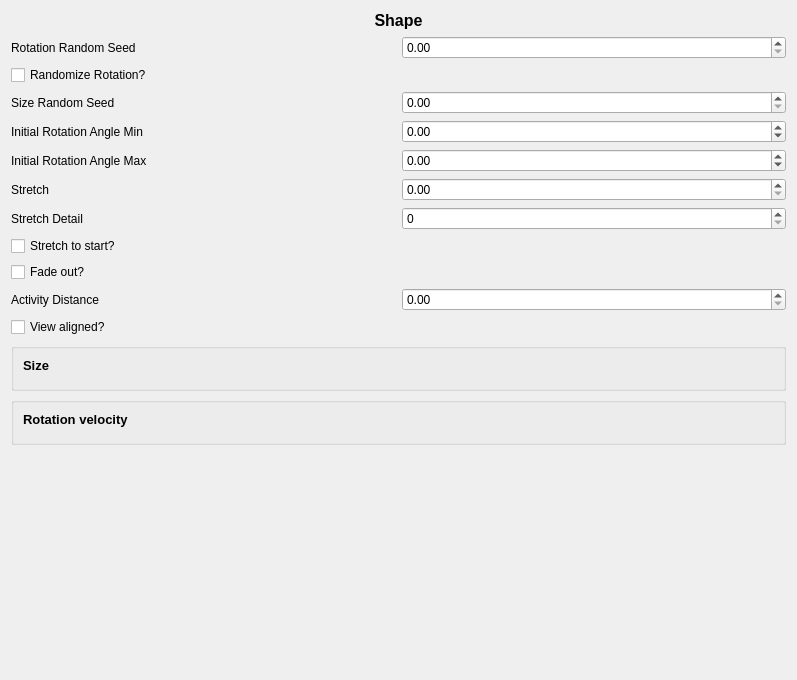
             <widget class="QWidget" name="scrollAreaWidgetContents_5">
              <property name="geometry">
               <rect>
                <x>0</x>
                <y>0</y>
                <width>797</width>
                <height>680</height>
               </rect>
              </property>
              <layout class="QGridLayout" name="gridLayout_24">
               <item row="12" column="0" colspan="2">
                <widget class="QGroupBox" name="groupBox_12">
                 <property name="title">
                  <string/>
                 </property>
                 <layout class="QGridLayout" name="gridLayout_17">
                  <item row="1" column="0">
                   <widget class="Particles::ParticleEnvelopeWidget" name="sizeFrame">
                    <property name="frameShape">
                     <enum>QFrame::NoFrame</enum>
                    </property>
                    <property name="frameShadow">
                     <enum>QFrame::Raised</enum>
                    </property>
                   </widget>
                  </item>
                  <item row="0" column="0">
                   <widget class="QLabel" name="label_34">
                    <property name="font">
                     <font>
                      <pointsize>10</pointsize>
                      <weight>75</weight>
                      <bold>true</bold>
                     </font>
                    </property>
                    <property name="text">
                     <string>Size</string>
                    </property>
                   </widget>
                  </item>
                 </layout>
                </widget>
               </item>
               <item row="13" column="0" colspan="2">
                <widget class="QGroupBox" name="groupBox_13">
                 <property name="title">
                  <string/>
                 </property>
                 <layout class="QGridLayout" name="gridLayout_18">
                  <item row="1" column="0">
                   <widget class="Particles::ParticleEnvelopeWidget" name="rotationVelocityFrame">
                    <property name="frameShape">
                     <enum>QFrame::NoFrame</enum>
                    </property>
                    <property name="frameShadow">
                     <enum>QFrame::Raised</enum>
                    </property>
                   </widget>
                  </item>
                  <item row="0" column="0">
                   <widget class="QLabel" name="label_35">
                    <property name="font">
                     <font>
                      <pointsize>10</pointsize>
                      <weight>75</weight>
                      <bold>true</bold>
                     </font>
                    </property>
                    <property name="text">
                     <string>Rotation velocity</string>
                    </property>
                   </widget>
                  </item>
                 </layout>
                </widget>
               </item>
               <item row="5" column="1">
                <widget class="QDoubleSpinBox" name="initRotationAngleMax">
                 <property name="toolTip">
                  <string>Biggest angle of starting rotation.</string>
                 </property>
                 <property name="minimum">
                  <double>-360.000000000000000</double>
                 </property>
                 <property name="maximum">
                  <double>360.000000000000000</double>
                 </property>
                 <property name="singleStep">
                  <double>0.010000000000000</double>
                 </property>
                </widget>
               </item>
               <item row="4" column="1">
                <widget class="QDoubleSpinBox" name="initRotationAngleMin">
                 <property name="toolTip">
                  <string>Smallest angle of starting rotation.</string>
                 </property>
                 <property name="minimum">
                  <double>-360.000000000000000</double>
                 </property>
                 <property name="maximum">
                  <double>360.000000000000000</double>
                 </property>
                 <property name="singleStep">
                  <double>0.010000000000000</double>
                 </property>
                </widget>
               </item>
               <item row="5" column="0">
                <widget class="QLabel" name="label_21">
                 <property name="text">
                  <string>Initial Rotation Angle Max</string>
                 </property>
                </widget>
               </item>
               <item row="1" column="0">
                <widget class="QLabel" name="label_18">
                 <property name="text">
                  <string>Rotation Random Seed</string>
                 </property>
                </widget>
               </item>
               <item row="1" column="1">
                <widget class="QDoubleSpinBox" name="rotationRandomSeed">
                 <property name="toolTip">
                  <string>Seed to use for random rotations.</string>
                 </property>
                 <property name="maximum">
                  <double>1000.000000000000000</double>
                 </property>
                 <property name="singleStep">
                  <double>0.010000000000000</double>
                 </property>
                </widget>
               </item>
               <item row="7" column="1">
                <widget class="QSpinBox" name="stretchDetail">
                 <property name="maximum">
                  <number>30</number>
                 </property>
                </widget>
               </item>
               <item row="3" column="0">
                <widget class="QLabel" name="label_19">
                 <property name="text">
                  <string>Size Random Seed</string>
                 </property>
                </widget>
               </item>
               <item row="4" column="0">
                <widget class="QLabel" name="label_20">
                 <property name="text">
                  <string>Initial Rotation Angle Min</string>
                 </property>
                </widget>
               </item>
               <item row="3" column="1">
                <widget class="QDoubleSpinBox" name="sizeRandomSeed">
                 <property name="toolTip">
                  <string>Seed to use for random sizes</string>
                 </property>
                 <property name="maximum">
                  <double>1000.000000000000000</double>
                 </property>
                 <property name="singleStep">
                  <double>0.010000000000000</double>
                 </property>
                </widget>
               </item>
               <item row="7" column="0">
                <widget class="QLabel" name="label_24">
                 <property name="text">
                  <string>Stretch Detail</string>
                 </property>
                </widget>
               </item>
               <item row="6" column="0">
                <widget class="QLabel" name="label_22">
                 <property name="text">
                  <string>Stretch</string>
                 </property>
                </widget>
               </item>
               <item row="6" column="1">
                <widget class="QDoubleSpinBox" name="stretch">
                 <property name="maximum">
                  <double>3.000000000000000</double>
                 </property>
                 <property name="singleStep">
                  <double>0.010000000000000</double>
                 </property>
                </widget>
               </item>
               <item row="10" column="0">
                <widget class="QLabel" name="label_23">
                 <property name="text">
                  <string>Activity Distance</string>
                 </property>
                </widget>
               </item>
               <item row="10" column="1">
                <widget class="QDoubleSpinBox" name="activityDistance">
                 <property name="toolTip">
                  <string>Distance to which the particle should be active. Being outside this distance will cause the particle to stop updating.</string>
                 </property>
                 <property name="maximum">
                  <double>100000.000000000000000</double>
                 </property>
                 <property name="singleStep">
                  <double>1.000000000000000</double>
                 </property>
                </widget>
               </item>
               <item row="14" column="0" colspan="2">
                <spacer name="verticalSpacer_3">
                 <property name="orientation">
                  <enum>Qt::Vertical</enum>
                 </property>
                 <property name="sizeHint" stdset="0">
                  <size>
                   <width>20</width>
                   <height>40</height>
                  </size>
                 </property>
                </spacer>
               </item>
               <item row="11" column="0" colspan="2">
                <widget class="QCheckBox" name="viewAligned">
                 <property name="text">
                  <string>View aligned?</string>
                 </property>
                </widget>
               </item>
               <item row="8" column="0" colspan="2">
                <widget class="QCheckBox" name="stretchToStart">
                 <property name="text">
                  <string>Stretch to start?</string>
                 </property>
                </widget>
               </item>
               <item row="9" column="0" colspan="2">
                <widget class="QCheckBox" name="fadeOut">
                 <property name="text">
                  <string>Fade out?</string>
                 </property>
                </widget>
               </item>
               <item row="2" column="0" colspan="2">
                <widget class="QCheckBox" name="randomizeRotation">
                 <property name="toolTip">
                  <string>Should particle randomize the rotation?</string>
                 </property>
                 <property name="text">
                  <string>Randomize Rotation?</string>
                 </property>
                </widget>
               </item>
               <item row="0" column="0" colspan="2">
                <widget class="QLabel" name="label_40">
                 <property name="font">
                  <font>
                   <pointsize>12</pointsize>
                   <weight>75</weight>
                   <bold>true</bold>
                  </font>
                 </property>
                 <property name="text">
                  <string>Shape</string>
                 </property>
                 <property name="alignment">
                  <set>Qt::AlignCenter</set>
                 </property>
                </widget>
               </item>
              </layout>
             </widget>
